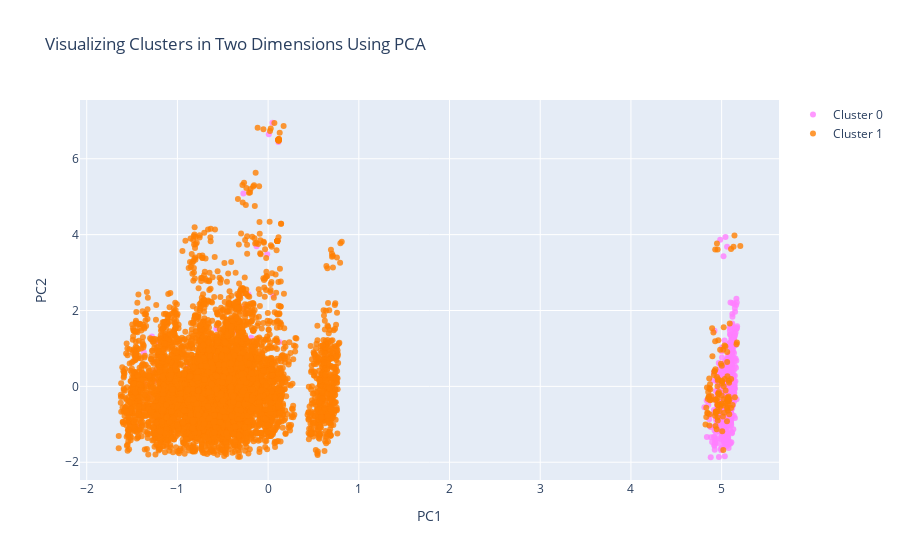

The cell this chart's notebook holds for it:
### Code cell
# Instructions for building the 2-D plot

#trace1 is for 'Cluster 0'
trace1 = go.Scatter(
                    x = cluster0["PC1_2d"],
                    y = cluster0["PC2_2d"],
                    mode = "markers",
                    name = "Cluster 0",
                    marker = dict(color = 'rgba(255, 128, 255, 0.8)'),
                    text = None)

#trace2 is for 'Cluster 1'
trace2 = go.Scatter(
                    x = cluster1["PC1_2d"],
                    y = cluster1["PC2_2d"],
                    mode = "markers",
                    name = "Cluster 1",
                    marker = dict(color = 'rgba(255, 128, 2, 0.8)'),
                    text = None)

# #trace3 is for 'Cluster 2'
# trace3 = go.Scatter(
#                     x = cluster2["PC1_2d"],
#                     y = cluster2["PC2_2d"],
#                     mode = "markers",
#                     name = "Cluster 2",
#                     marker = dict(color = 'rgba(0, 255, 200, 0.8)'),
#                     text = None)

data = [trace1, trace2] #, trace3

title = "Visualizing Clusters in Two Dimensions Using PCA"

layout = dict(title = title,
              xaxis= dict(title= 'PC1',ticklen= 5,zeroline= False),
              yaxis= dict(title= 'PC2',ticklen= 5,zeroline= False)
             )

fig = dict(data = data, layout = layout)

iplot(fig)

### Figure 1 — Plotly figure (JSON) as saved in the notebook; plotly's stock layout.template omitted (floating-point values rounded to 4 significant figures; data arrays with more than 128 entries replaced by an {"elided": "..."} marker saying what was removed)
{"data": [{"marker": {"color": "rgba(255, 128, 255, 0.8)"}, "mode": "markers", "name": "Cluster 0", "type": "scatter", "x": {"elided": "753 float values"}, "y": {"elided": "753 float values"}}, {"marker": {"color": "rgba(255, 128, 2, 0.8)"}, "mode": "markers", "name": "Cluster 1", "type": "scatter", "x": {"elided": "7035 float values"}, "y": {"elided": "7035 float values"}}], "layout": {"title": {"text": "Visualizing Clusters in Two Dimensions Using PCA"}, "xaxis": {"ticklen": 5, "title": {"text": "PC1"}, "zeroline": false}, "yaxis": {"ticklen": 5, "title": {"text": "PC2"}, "zeroline": false}}}
